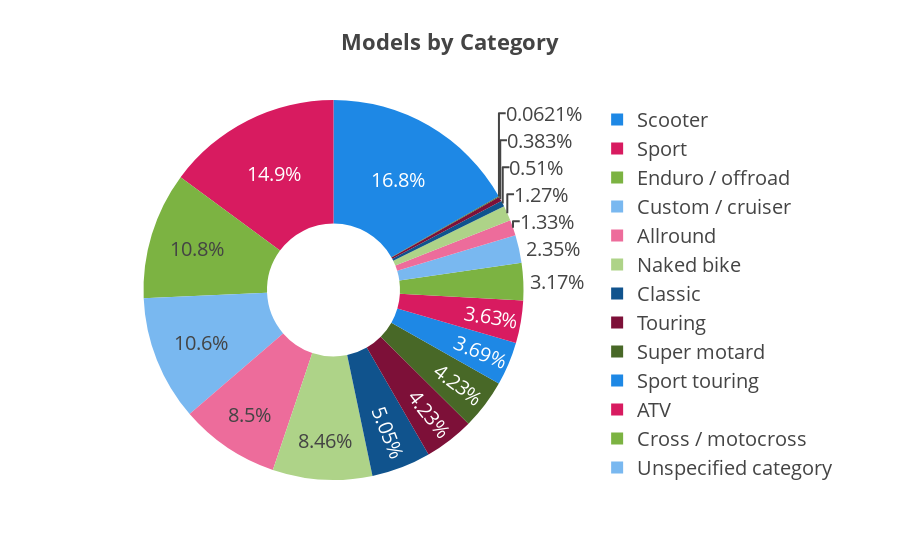
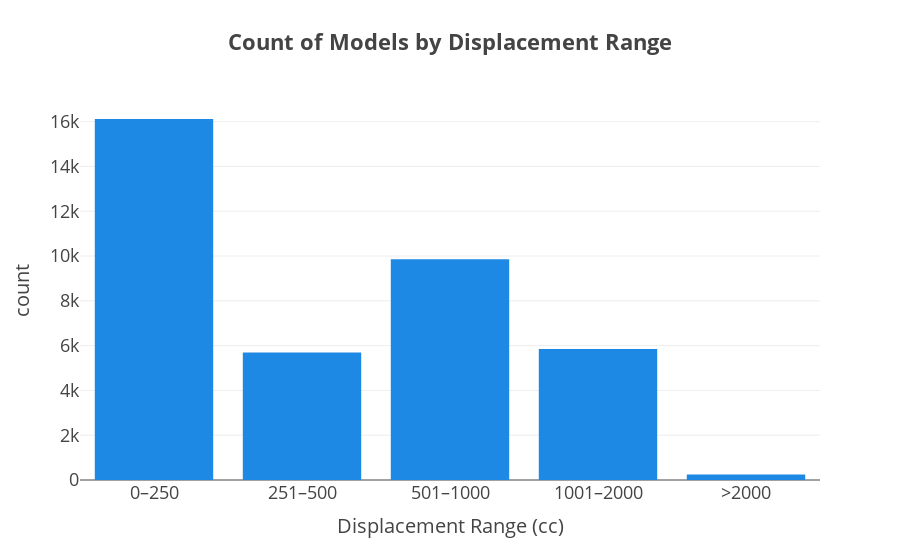
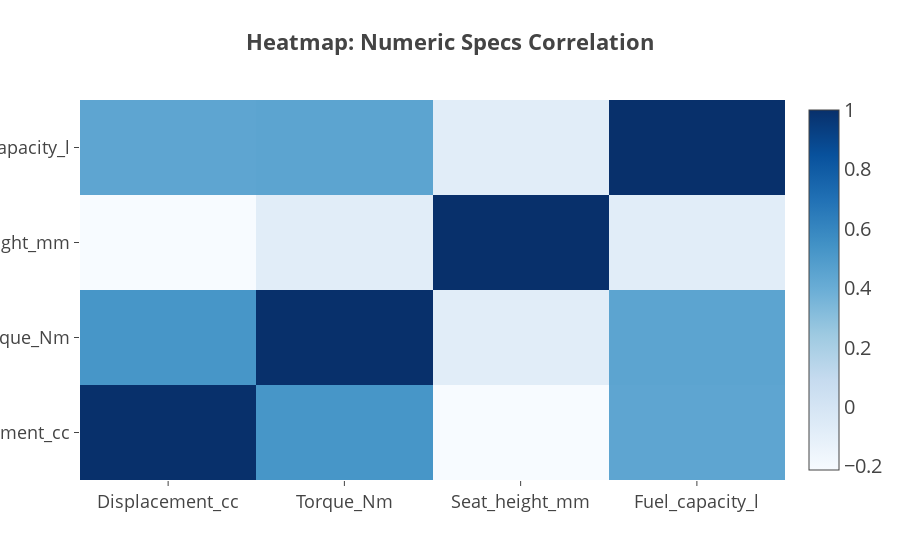
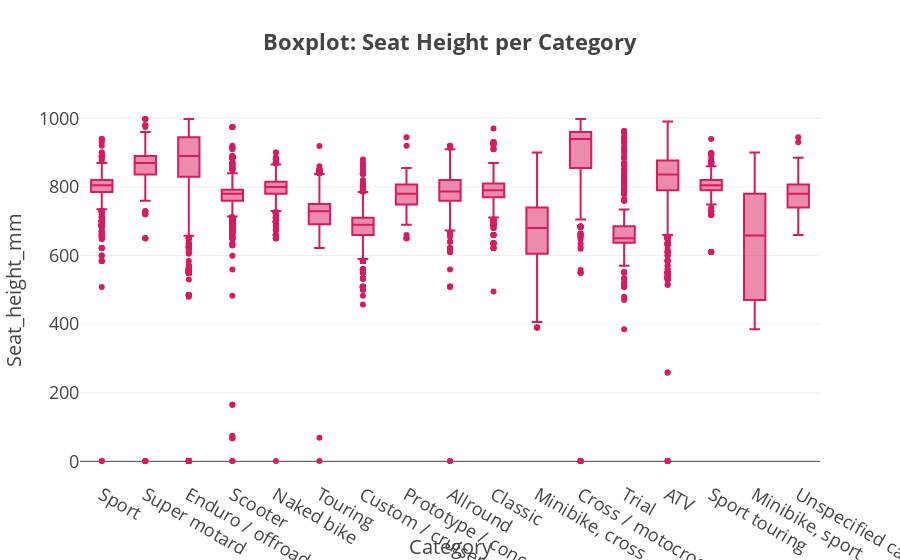

Here is the notebook cell these charts were saved with, in order:
### Markdown cell above
### First diagrams

### Code cell
# A) category pie
cat_counts = df["Category"].value_counts().reset_index()
cat_counts.columns = ["Category","count"]
fig1 = px.pie(cat_counts, names="Category", values="count",
              title="<b>Models by Category</b>", hole=0.35,
              color_discrete_sequence=[COL1,COL2,COL3])
bump_fonts(fig1).show()

# B) displacement by category
bins = [0, 250, 500, 1000, 2000, np.inf]
labels = ["0–250", "251–500", "501–1000", "1001–2000", ">2000"]
df["Disp_cat"] = pd.cut(df["Displacement_cc"], bins=bins, labels=labels, right=True)

disp_counts = df["Disp_cat"].value_counts().reindex(labels).reset_index()
disp_counts.columns = ["Displacement Range (cc)", "count"]

fig2 = px.bar(
    disp_counts,
    x="Displacement Range (cc)",
    y="count",
    title="<b>Count of Models by Displacement Range</b>",
    color_discrete_sequence=[COL1]
)
fig2.update_xaxes(categoryorder="array", categoryarray=labels)
bump_fonts(fig2).show()


# 6-A) Scatter: Power vs Torque
if {"Power_HP", "Torque_Nm"}.issubset(df.columns):
    fig_scatter = px.scatter(
        df,
        x="Displacement_cc", y="Power_HP",
        color="Torque_Nm",
        hover_name="Model",
        title="<b>Scatter: Displacement vs Power (color=Torque)</b>",
        color_continuous_scale=px.colors.sequential.Viridis,
        template=TEMPLATE
    )
    bump_fonts(fig_scatter).show()

# 6-B) Heatmap: correlation matrix of numeric specs
num = ["Displacement_cc", "Torque_Nm", "Seat_height_mm", "Fuel_capacity_l", "Power_HP"]
available = [c for c in num if c in df.columns]
if len(available) >= 2:
    corr = df[available].corr()
    fig_heat = go.Figure(
        go.Heatmap(
            z=corr.values,
            x=available, y=available,
            colorscale="Blues"
        )
    )
    fig_heat.update_layout(title="<b>Heatmap: Numeric Specs Correlation</b>", template=TEMPLATE)
    bump_fonts(fig_heat).show()

# 6-C) Boxplot: Seat height by Category
if "Seat_height_mm" in df.columns:
    fig_box = px.box(
        df,
        x="Category", y="Seat_height_mm",
        title="<b>Boxplot: Seat Height per Category</b>",
        color_discrete_sequence=[COL2],
        template=TEMPLATE
    )
    bump_fonts(fig_box).show()

### Figure 1 — Plotly figure (JSON) as saved in the notebook; plotly's stock layout.template omitted (floating-point values rounded to 4 significant figures)
{"data": [{"domain": {"x": [0, 1], "y": [0, 1]}, "hole": 0.35, "hovertemplate": "Category=%{label}<br>count=%{value}<extra></extra>", "labels": ["Scooter", "Sport", "Enduro / offroad", "Custom / cruiser", "Allround", "Naked bike", "Classic", "Touring", "Super motard", "Sport touring", "ATV", "Cross / motocross", "Unspecified category", "Trial", "Minibike, cross", "Prototype / concept model", "Minibike, sport", "Speedway"], "legendgroup": "", "name": "", "showlegend": true, "type": "pie", "values": [6484, 5749, 4172, 4111, 3283, 3268, 1950, 1635, 1635, 1427, 1402, 1223, 909, 515, 492, 197, 148, 24]}], "layout": {"font": {"size": 20}, "legend": {"font": {"size": 20}, "tracegroupgap": 0}, "piecolorway": ["#1E88E5", "#D81B60", "#7CB342"], "title": {"font": {"size": 22}, "text": "<b>Models by Category</b>"}, "xaxis": {"tickfont": {"size": 18}, "title": {"font": {"size": 20}}}, "yaxis": {"tickfont": {"size": 18}, "title": {"font": {"size": 20}}}}}

### Figure 2 — Plotly figure (JSON) as saved in the notebook; plotly's stock layout.template omitted (floating-point values rounded to 4 significant figures)
{"data": [{"alignmentgroup": "True", "hovertemplate": "Displacement Range (cc)=%{x}<br>count=%{y}<extra></extra>", "legendgroup": "", "marker": {"color": "#1E88E5", "pattern": {"shape": ""}}, "name": "", "offsetgroup": "", "orientation": "v", "showlegend": false, "textposition": "auto", "type": "bar", "x": ["0–250", "251–500", "501–1000", "1001–2000", ">2000"], "xaxis": "x", "y": [16119, 5697, 9860, 5852, 249], "yaxis": "y"}], "layout": {"barmode": "relative", "font": {"size": 20}, "legend": {"font": {"size": 20}, "tracegroupgap": 0}, "title": {"font": {"size": 22}, "text": "<b>Count of Models by Displacement Range</b>"}, "xaxis": {"anchor": "y", "categoryarray": ["0–250", "251–500", "501–1000", "1001–2000", ">2000"], "categoryorder": "array", "domain": [0, 1], "tickfont": {"size": 18}, "title": {"font": {"size": 20}, "text": "Displacement Range (cc)"}}, "yaxis": {"anchor": "x", "domain": [0, 1], "tickfont": {"size": 18}, "title": {"font": {"size": 20}, "text": "count"}}}}

### Figure 3 — Plotly figure (JSON) as saved in the notebook; plotly's stock layout.template omitted (floating-point values rounded to 4 significant figures)
{"data": [{"colorscale": [[0, "rgb(247,251,255)"], [0.125, "rgb(222,235,247)"], [0.25, "rgb(198,219,239)"], [0.375, "rgb(158,202,225)"], [0.5, "rgb(107,174,214)"], [0.625, "rgb(66,146,198)"], [0.75, "rgb(33,113,181)"], [0.875, "rgb(8,81,156)"], [1, "rgb(8,48,107)"]], "type": "heatmap", "x": ["Displacement_cc", "Torque_Nm", "Seat_height_mm", "Fuel_capacity_l"], "y": ["Displacement_cc", "Torque_Nm", "Seat_height_mm", "Fuel_capacity_l"], "z": [[1, 0.5254, -0.2122, 0.4406], [0.5254, 1, -0.07762, 0.4494], [-0.2122, -0.07762, 1, -0.07611], [0.4406, 0.4494, -0.07611, 1]]}], "layout": {"font": {"size": 20}, "legend": {"font": {"size": 20}}, "title": {"font": {"size": 22}, "text": "<b>Heatmap: Numeric Specs Correlation</b>"}, "xaxis": {"tickfont": {"size": 18}, "title": {"font": {"size": 20}}}, "yaxis": {"tickfont": {"size": 18}, "title": {"font": {"size": 20}}}}}

### Figure 4 — Plotly figure (JSON) as saved in the notebook; plotly's stock layout.template omitted (floating-point values rounded to 4 significant figures; data arrays with more than 128 entries replaced by an {"elided": "..."} marker saying what was removed)
{"data": [{"alignmentgroup": "True", "hovertemplate": "Category=%{x}<br>Seat_height_mm=%{y}<extra></extra>", "legendgroup": "", "marker": {"color": "#D81B60"}, "name": "", "notched": false, "offsetgroup": "", "orientation": "v", "showlegend": false, "type": "box", "x": {"elided": "38624 str values"}, "x0": " ", "xaxis": "x", "y": {"elided": "38624 int values"}, "y0": " ", "yaxis": "y"}], "layout": {"boxmode": "group", "font": {"size": 20}, "legend": {"font": {"size": 20}, "tracegroupgap": 0}, "title": {"font": {"size": 22}, "text": "<b>Boxplot: Seat Height per Category</b>"}, "xaxis": {"anchor": "y", "domain": [0, 1], "tickfont": {"size": 18}, "title": {"font": {"size": 20}, "text": "Category"}}, "yaxis": {"anchor": "x", "domain": [0, 1], "tickfont": {"size": 18}, "title": {"font": {"size": 20}, "text": "Seat_height_mm"}}}}
